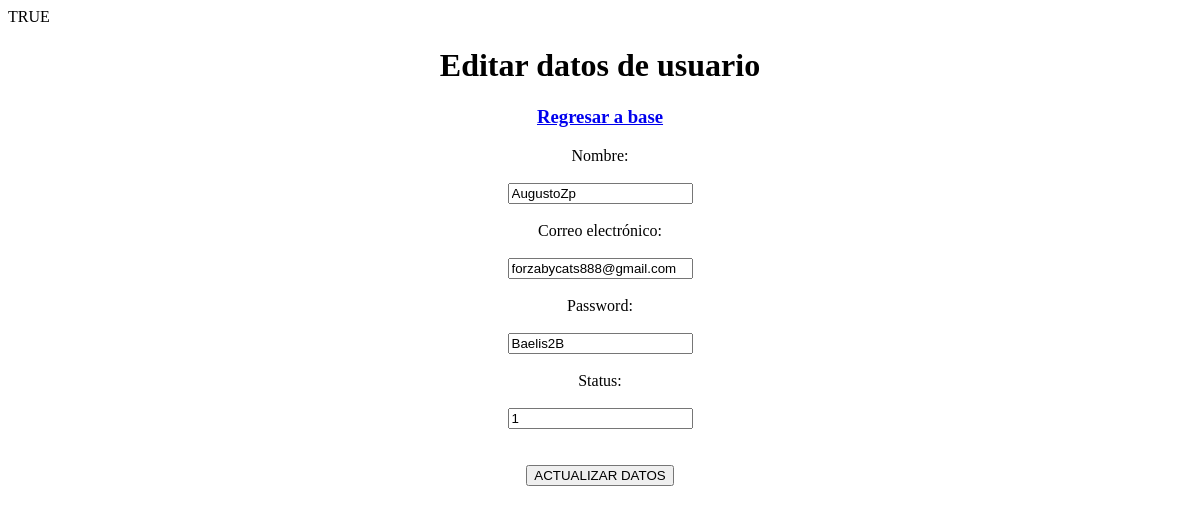
The app's page /users/inicio/base_update.php?id=1 (signed in), older data.
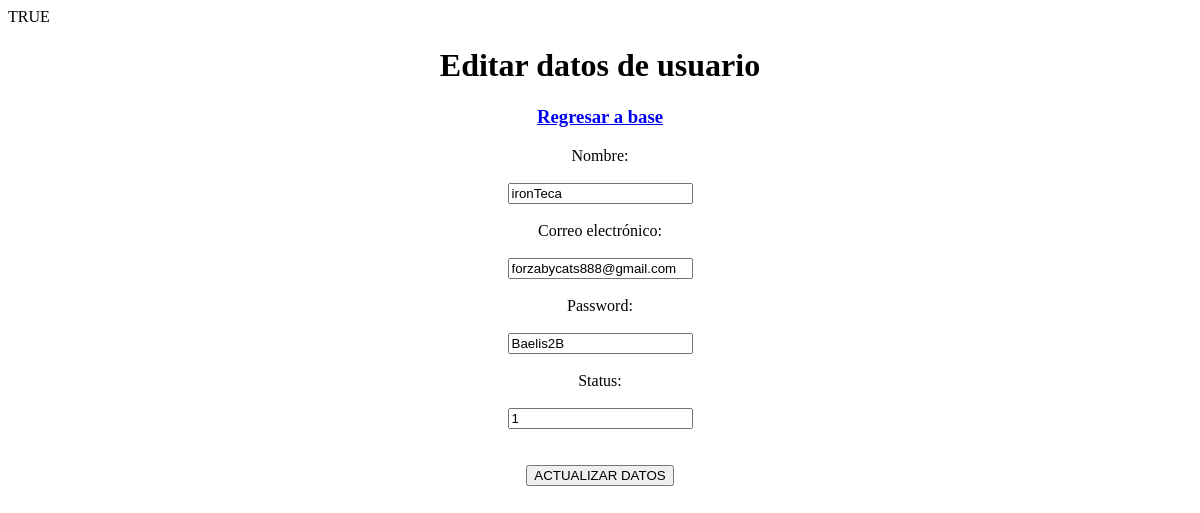
The same page, newer data.
### tables this page shows
CREATE TABLE `users` (
  `id` int(11) UNSIGNED NOT NULL,
  `names` varchar(100) NOT NULL DEFAULT '',
  `email` varchar(150) NOT NULL DEFAULT '',
  `password` varchar(20) NOT NULL DEFAULT '',
  `status` int(11) NOT NULL DEFAULT 1
);

### users/lib/functions.php (called while the page is built, shortened)
<?php
function get_userselect($connect, $id){
    $consulta="SELECT * FROM users WHERE id = $id";
    $resultado = mysqli_query($connect, $consulta);
    return $resultado;
    }
?>

### users/inicio/base_update.php (the view, shortened to what this page needs)
<?php
require_once("../lib/functions.php");
$id = $_GET['id'];
$resultado = get_userselect($connect, $id);
$users = mysqli_fetch_array($resultado);
?>
<!DOCTYPE html>
<html lang="es-MX">
<head>
</head>
<body>
    <center><h1>Editar datos de usuario</h1> <a href="base.php"><h3>Regresar a base</h3></a></center>
<center>
        <form action="update_query.php" method="POST">
              <div class="elem">
                <label for="names">Nombre:</label><br><br>
                <input type="text" name="names" value="<?php echo $users['names']; ?>"/>
              </div>
              <div class="elem">
              <br><label for="email">Correo electrónico:</label><br><br>
                <input type="text" name="email" value="<?php echo $users['email']; ?>"/>
              </div>
              <div class="elem">
              <br><label for="password">Password:</label><br><br>
                <input type="text" name="password" value="<?php echo $users['password']; ?>"/>
              </div>
              <div class="elem">
              <br><label for="status">Status:</label><br><br>
                <input type="text" name="status" value="<?php echo $users['status']; ?>"/>
              </div>
              <br><br>
              <button type="submit" name="submit">ACTUALIZAR DATOS</button>
        </form>
</center>
</body>
</html>

Row changes from the older to the newer data that the page shows:
changed users "forzabycats888@gmail.com": names "AugustoZp" → "ironTeca"
